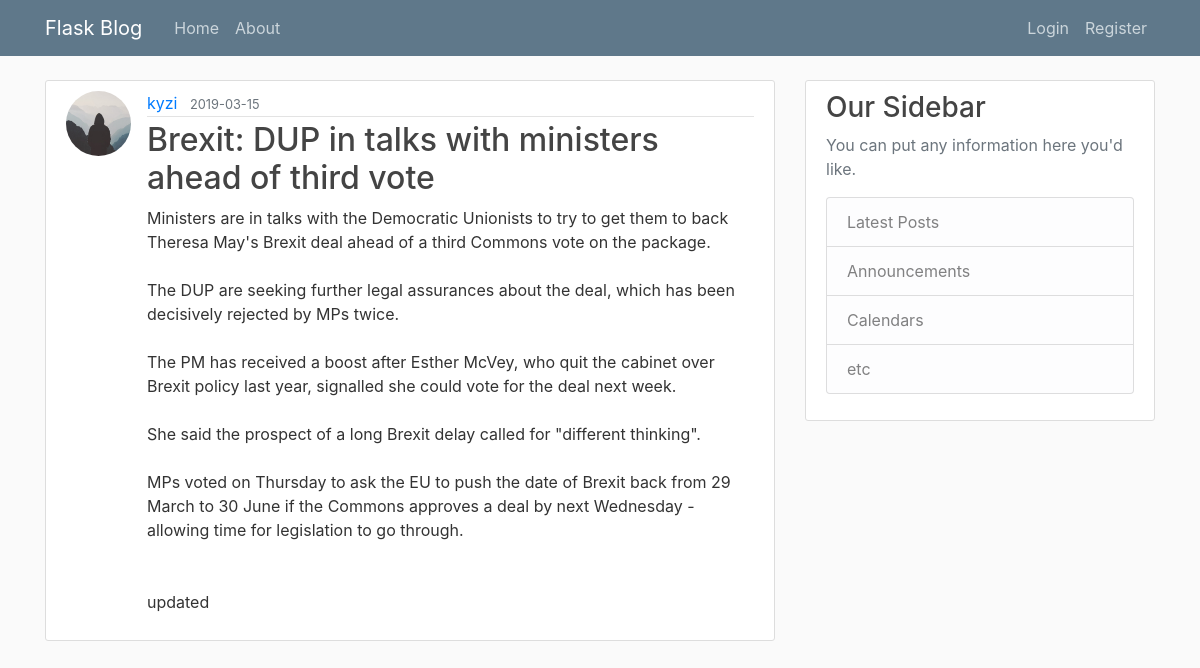
Page /post/13 on the committed database.
### flaskblog/models.py (models this page shows, shortened)
class User(db.Model, UserMixin):
    id = db.Column(db.Integer, primary_key=True) #user ID is an integer and this will be our pirimary_key
    username = db.Column(db.String(20), unique=True, nullable=False) #we assumed that username will be max 20 character long. username must be unique and cannot have value NULL
    email = db.Column(db.String(120), unique=True, nullable=False) #we assumed that email will be max 120 character long. email must be unique and cannot have value NULL
    image_file = db.Column(db.String(20), nullable=False, default='default.jpg') #we assumed that user profile picture name will be max 20 character long.
    password = db.Column(db.String(60), nullable=False)
    posts = db.relationship('Post', backref='author', lazy=True)

class Post(db.Model):
    id = db.Column(db.Integer, primary_key=True) #
    title = db.Column(db.String(100), nullable=False)
    date_posted = db.Column(db.DateTime, nullable=False, default = datetime.utcnow) # datetime.utcnow is without parenthis () because we want to pass function (not a value of this executed function)
    content = db.Column(db.Text, nullable=False)
    user_id = db.Column(db.Integer, db.ForeignKey('user.id'), nullable=False)

### flaskblog/posts/routes.py (the view)
@posts.route("/post/<int:post_id>") #
def post(post_id):
    post = Post.query.get_or_404(post_id) # If we are getting something from database by ID then we neeed to use 'get' method. In this case we will use slightly diffrent method 'get_or_404' - if ID do not exist then return html code 404 (web page do not exist)
    return render_template('post.html', title= post.title, post = post) #

### flaskblog/templates/post.html (shortened to what this page needs)
{% extends "layout.html" %}
{% block content %}
    <article class="media content-section">
      <img class="rounded-circle article-img" src="{{ url_for('static', filename = 'profile_pics/' + post.author.image_file) }}">
      <div class="media-body">
        <div class="article-metadata">
          <a class="mr-2" href=" {{ url_for('users.user_posts', username= post.author.username) }} ">{{ post.author.username }}</a>
          <small class="text-muted">{{ post.date_posted.strftime('%Y-%m-%d') }}</small>
        </div>
        <h2 class="article-title" >{{ post.title }}</h2>
        <p class="article-content">{{ post.content }}</p>
      </div>
    </article>
{% endblock content %}

### flaskblog/static/main.css (style rules this page uses)
body { background: #fafafa; color: #333333; margin-top: 5rem; }
h1, h2, h3, h4, h5, h6 { color: #444444; }
.content-section { background: #ffffff; padding: 10px 20px; border: 1px solid #dddddd; border-radius: 3px; margin-bottom: 20px; }
.article-title { color: #444444; }
.article-content { white-space: pre-line; }
.article-img { height: 65px; width: 65px; margin-right: 16px; }
.article-metadata { padding-bottom: 1px; margin-bottom: 4px; border-bottom: 1px solid #e3e3e3 }

### rows in the picture
User: image_file (placeholder picture), author.username "kyzi"
Post: date_posted "2019-03-15", title "Brexit: DUP in talks with ministers ahead of third vote", content "Ministers are in talks with the Democratic Unionists to try to get them to back Theresa May's Brexit deal ahead of a third Commons vote on the package. The DUP are seeking further legal assurances about the deal, which has been decisively rejected by MPs twice. The PM has received a boost after Esther McVey, who quit the cabinet over Brexit policy last year, signalled she could vote for the deal next week. She said the prospect of a long Brexit delay called for \"different thinking\". MPs voted on Thursday to ask the EU to push the date of Brexit back from 29 March to 30 June if the Commons approves a deal by next Wednesday - allowing time for legislation to go through. updated"
